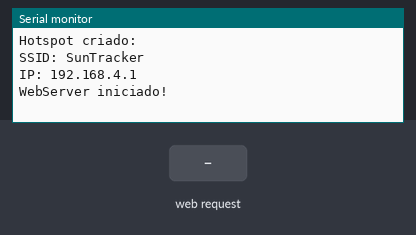
A sketch run on a simulated ESP32. Parts: the last lines printed to the serial monitor. The test bench sets the inputs (shaded band).

Above: at 1.2 s.
1.3 s: HTTP request GET /setModo received
At 2.0 s:
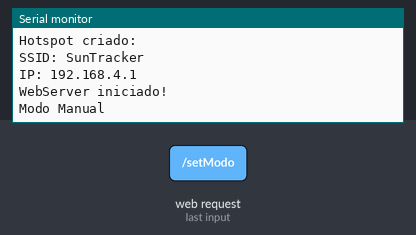
2.8 s: HTTP request GET /move received
At 3.2 s:
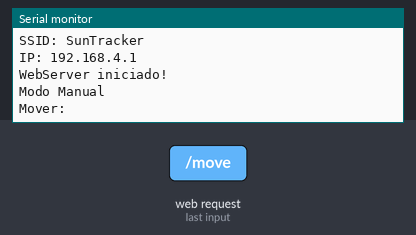
4.3 s: HTTP request GET /resetServos received
At 5.5 s:
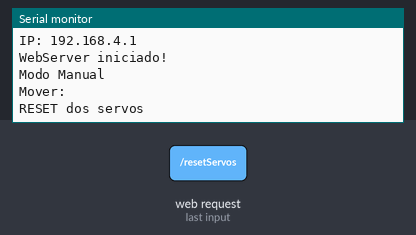
5.8 s: HTTP request GET /limites received
At 6.6 s:
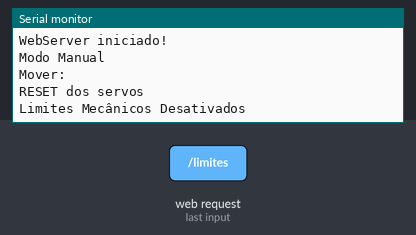
7.3 s: HTTP request GET /setModo?m=auto received
At 7.8 s:
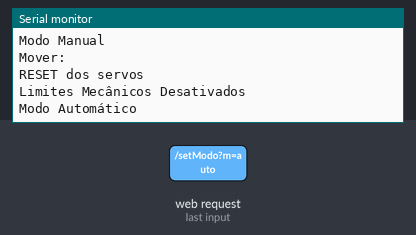
8.8 s: HTTP request GET /move?dir=auto received
At 10.1 s:
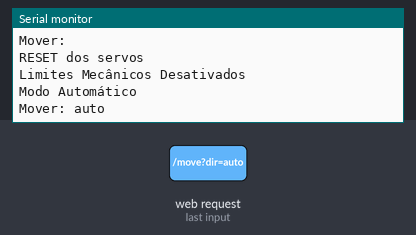

Measured:
- after the input at 1.3 s, the serial monitor: prints a new line at once (image 1)
- after the input at 2.8 s, the serial monitor: prints a new line at once (image 2)
- after the input at 4.3 s, the serial monitor: prints a new line at once (image 3)
- after the input at 5.8 s, the serial monitor: prints a new line at once (image 4)
- after the input at 7.3 s, the serial monitor: prints a new line at once (image 5)
- after the input at 8.8 s, the serial monitor: prints a new line at once (image 6)

The sketch:

webserver.ino
```cpp
#include <WiFi.h>
#include <WebServer.h>

const char* ssid = "SunTracker";
const char* password = "12345678";

WebServer server(80);

bool modoAutomatico = true;
bool limitesAtivos = true;

// ============================================
//  PÁGINA HTML COM ACENTOS (UTF-8)
// ============================================
const char htmlPage[] PROGMEM = R"rawliteral(
<!DOCTYPE html>
<html lang="pt">
<head>
<meta charset="UTF-8">
<meta name="viewport" content="width=device-width, initial-scale=1">
<title>SunTracker</title>

<style>
  body {
    font-family: Arial, sans-serif;
    background:#0d0d0d;
    color:#ffffff;
    text-align:center;
    padding:10px;
  }

  h1 {
    margin-top:20px;
    color:#ffdd55;
    text-shadow:0 0 10px #ffaa00;
  }

  .box {
    background:#1a1a1a;
    padding:20px;
    margin:15px auto;
    border-radius:12px;
    width:320px;
    border:2px solid #333;
    box-shadow:0 0 15px rgba(255, 200, 0, 0.2);
  }

  .box h2 {
    color:#66c2ff;
    margin-bottom:10px;
    text-shadow:0 0 8px #0066cc;
  }

  button {
    width:150px;
    height:50px;
    margin:8px;
    font-size:17px;
    font-weight:bold;
    border:none;
    border-radius:10px;
    cursor:pointer;
    transition:0.2s;
    color:white;
  }

  .btnBlue { background:#007bff; }
  .btnBlue:hover { background:#3399ff; }

  .btnGreen { background:#28a745; }
  .btnGreen:hover { background:#45c766; }

  .btnRed { background:#ff4444; }
  .btnRed:hover { background:#ff6666; }

  .btnOrange { background:#ff8800; }
  .btnOrange:hover { background:#ffaa33; }

  .arrow {
    width:100px;
    height:50px;
    margin:5px;
    font-size:28px;
    background:#444;
    border-radius:12px;
    color:white;
  }

  .arrow:hover {
    background:#666;
  }

</style>
</head>

<body>

<h1>SunTracker</h1>

<!-- ================= MODO ================= -->
<div class="box">
  <h2>Modo de Operação</h2>
  <button class="btnGreen" onclick="setModo('auto')">Automático</button>
  <button class="btnRed" onclick="setModo('manual')">Manual</button>
  <p id="modoTxt">---</p>
</div>

<!-- ================= SERVO HORIZONTAL ================= -->
<div class="box">
  <h2>Controlo Manual Horizontal</h2>
  <button class="arrow" onclick="move('left')">&#9664;</button>
  <button class="arrow" onclick="move('right')">&#9654;</button>
</div>

<!-- ================= SERVO VERTICAL ================= -->
<div class="box">
  <h2>Controlo Manual Vertical</h2>
  <button class="arrow" onclick="move('up')">&#9650;</button><br>
  <button class="arrow" onclick="move('down')">&#9660;</button>
</div>

<!-- ================= AÇÕES ================= -->
<div class="box">
  <h2>Ações</h2>
  <button class="btnBlue" onclick="resetServos()">Reset Servos</button><br>
  <button class="btnOrange" onclick="limites()">Limites Mecânicos</button>
</div>

<script>
function setModo(m) { fetch(`/setModo?m=${m}`); }
function move(dir) { fetch(`/move?dir=${dir}`); }
function resetServos() { fetch("/resetServos"); }
function limites() { fetch("/limites"); }

setInterval(() => {
  fetch("/modoAtual")
    .then(r => r.text())
    .then(txt => document.getElementById("modoTxt").innerText = txt);
}, 200);
</script>

</body>
</html>
)rawliteral";

// ============================================
//  ROTAS DO WEBSERVER
// ============================================

void handleRoot() {
  server.send(200, "text/html", htmlPage);
}

// Mudar entre automático / manual
void handleSetModo() {
  String m = server.arg("m");
  modoAutomatico = (m == "auto");
  Serial.println(modoAutomatico ? "Modo Automático" : "Modo Manual");
  server.send(200, "text/plain", "OK");
}

// Movimento (left/right/up/down)
void handleMove() {
  String dir = server.arg("dir");
  Serial.println("Mover: " + dir);
  server.send(200, "text/plain", "OK");
}

// Reset dos servos
void handleReset() {
  Serial.println("RESET dos servos");
  server.send(200, "text/plain", "OK");
}

// Ativar/desativar limites mecânicos
void handleLimites() {
  limitesAtivos = !limitesAtivos;
  Serial.println(limitesAtivos ? "Limites Mecânicos Ativos" : "Limites Mecânicos Desativados");
  server.send(200, "text/plain", "OK");
}

// Enviar texto do modo atual
void handleModoAtual() {
  server.send(200, "text/plain", modoAutomatico ? "Automático" : "Manual");
}

// ============================================
//  SETUP
// ============================================
void setup() {
  Serial.begin(115200);

  WiFi.softAP(ssid, password);
  Serial.println("Hotspot criado:");
  Serial.print("SSID: "); Serial.println(ssid);
  Serial.print("IP: "); Serial.println(WiFi.softAPIP());

  // Rotas
  server.on("/", handleRoot);
  server.on("/setModo", handleSetModo);
  server.on("/move", handleMove);
  server.on("/resetServos", handleReset);
  server.on("/limites", handleLimites);
  server.on("/modoAtual", handleModoAtual);

  server.begin();
  Serial.println("WebServer iniciado!");
}

// ============================================
//  LOOP
// ============================================
void loop() {
  server.handleClient();
}
```
